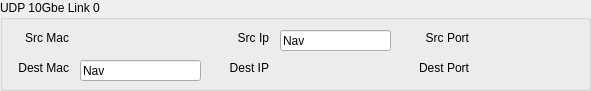
     <widget class="QGroupBox" name="groupBox_2">
      <property name="geometry">
       <rect>
        <x>0</x>
        <y>430</y>
        <width>591</width>
        <height>91</height>
       </rect>
      </property>
      <property name="title">
       <string>UDP 10Gbe Link 0</string>
      </property>
      <widget class="QLabel" name="label_39">
       <property name="geometry">
        <rect>
         <x>10</x>
         <y>30</y>
         <width>59</width>
         <height>16</height>
        </rect>
       </property>
       <property name="text">
        <string>Src Mac</string>
       </property>
       <property name="alignment">
        <set>Qt::AlignRight|Qt::AlignTrailing|Qt::AlignVCenter</set>
       </property>
      </widget>
      <widget class="QLabel" name="label_40">
       <property name="geometry">
        <rect>
         <x>210</x>
         <y>30</y>
         <width>59</width>
         <height>16</height>
        </rect>
       </property>
       <property name="text">
        <string>Src Ip</string>
       </property>
       <property name="alignment">
        <set>Qt::AlignRight|Qt::AlignTrailing|Qt::AlignVCenter</set>
       </property>
      </widget>
      <widget class="QLabel" name="label_41">
       <property name="geometry">
        <rect>
         <x>410</x>
         <y>30</y>
         <width>59</width>
         <height>16</height>
        </rect>
       </property>
       <property name="text">
        <string>Src Port</string>
       </property>
       <property name="alignment">
        <set>Qt::AlignRight|Qt::AlignTrailing|Qt::AlignVCenter</set>
       </property>
      </widget>
      <widget class="QLabel" name="label_42">
       <property name="geometry">
        <rect>
         <x>410</x>
         <y>60</y>
         <width>59</width>
         <height>16</height>
        </rect>
       </property>
       <property name="text">
        <string>Dest Port</string>
       </property>
       <property name="alignment">
        <set>Qt::AlignRight|Qt::AlignTrailing|Qt::AlignVCenter</set>
       </property>
      </widget>
      <widget class="QLabel" name="label_43">
       <property name="geometry">
        <rect>
         <x>210</x>
         <y>60</y>
         <width>59</width>
         <height>16</height>
        </rect>
       </property>
       <property name="text">
        <string>Dest IP</string>
       </property>
       <property name="alignment">
        <set>Qt::AlignRight|Qt::AlignTrailing|Qt::AlignVCenter</set>
       </property>
      </widget>
      <widget class="QLabel" name="label_44">
       <property name="geometry">
        <rect>
         <x>10</x>
         <y>60</y>
         <width>59</width>
         <height>16</height>
        </rect>
       </property>
       <property name="text">
        <string>Dest Mac</string>
       </property>
       <property name="alignment">
        <set>Qt::AlignRight|Qt::AlignTrailing|Qt::AlignVCenter</set>
       </property>
      </widget>
      <widget class="QLineEdit" name="lineEdit_AmcTab_DestMac">
       <property name="geometry">
        <rect>
         <x>80</x>
         <y>60</y>
         <width>121</width>
         <height>21</height>
        </rect>
       </property>
       <property name="text">
        <string>Nav</string>
       </property>
       <property name="readOnly">
        <bool>true</bool>
       </property>
      </widget>
      <widget class="QLineEdit" name="lineEdit_AmcTab_SrcIp">
       <property name="geometry">
        <rect>
         <x>280</x>
         <y>30</y>
         <width>111</width>
         <height>21</height>
        </rect>
       </property>
       <property name="text">
        <string>Nav</string>
       </property>
       <property name="readOnly">
        <bool>true</bool>
       </property>
      </widget>
     </widget>
